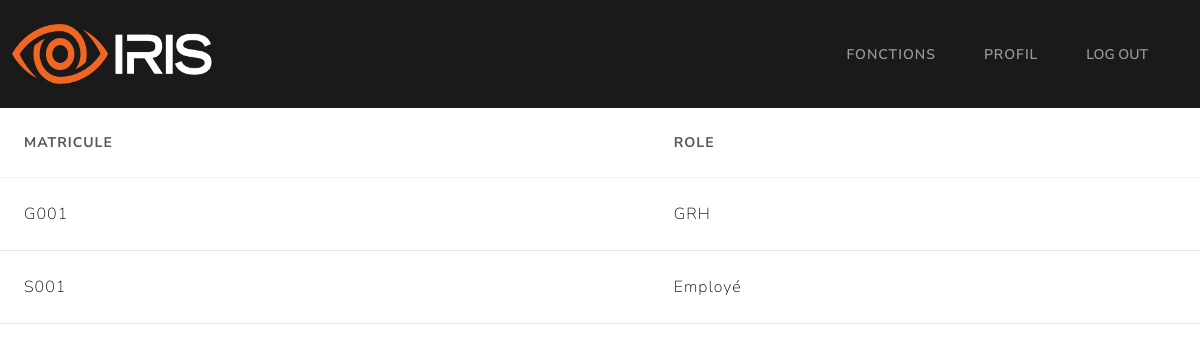
The app's page /admin/all_demandes, older data.
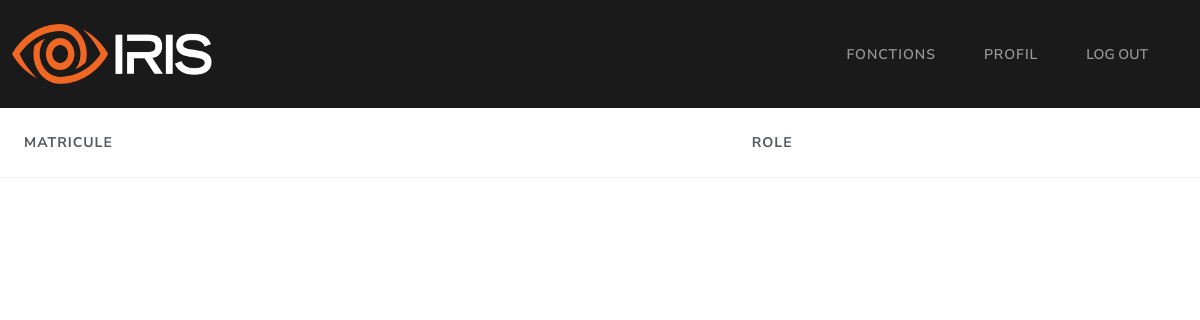
The same page, newer data.
### Models/models.py (models this page shows, shortened)
class userLoginCredentials(db.Model):
    id = db.Column(db.Integer, primary_key=True)
    matricule = db.Column(db.String, unique=True, nullable=False)
    hashed_password = db.Column(db.String, unique=False, nullable=False)
    role = db.Column(db.String, unique=False, nullable=False)
    account_confirmed = db.Column(db.Boolean, unique=False, nullable=False)

### app.py (the view)
@app.route("/admin/all_demandes")
def get_all_demandes():
	return getAllPendingAccountDemandes()

### Controllers/adminController.py (called while the page is built)
def getAllPendingAccountDemandes():
    try:
        demandes = userLoginCredentials.query.filter_by(account_confirmed=False).all()
        return render_template("/admin/listeDemandes.html", comptes=demandes)
    except Exception as e:
        return render_template("/messagePage.html", title="Accounts List",
                               message=str(e),
                               link="/admin/home")

### templates/admin/listeDemandes.html (shortened to what this page needs)
{% extends '/admin/base.html' %}
{% block content %}
    <table class="table table-hover" style="width: 100%">
      <thead>
        <tr>
          <th scope="col">Matricule</th>
          <th scope="col">Role</th>
        </tr>
      </thead>
      <tbody>
        {% for compte in comptes %}
        <tr class="table-secondary" onclick="window.location='demande/{{ compte.id }}';" style="cursor: pointer;">
          <td>{{ compte.matricule }}</td>
          <td>{{ compte.role }}</td>
        </tr>
        {% endfor %}
      </tbody>
    </table>
    <br />
{% endblock %}

Row changes from the older to the newer data that the page shows:
no longer on this page (row edited): userLoginCredentials: matricule "G001", role "GRH"
no longer on this page (row edited): userLoginCredentials: matricule "S001", role "Employé"
